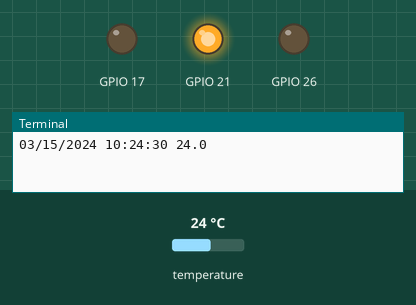
A program run on a simulated Raspberry Pi (BCM pin numbers). Parts: output pins drawn as LEDs (lit = HIGH), the last lines printed to the terminal. The inputs (shaded band) are chosen by the test bench; at power-on: temperature 24 °C. The clock reads 2024-03-15 10:24:30 at power-on unless the program sets it; files the program writes start out absent. At 17.5 s the program stops and its outputs stay as they are.

Above: at 1.2 s.
1.3 s: temperature set to 28.6 °C
3.7 s: temperature set to 29.7 °C
At 5.3 s:
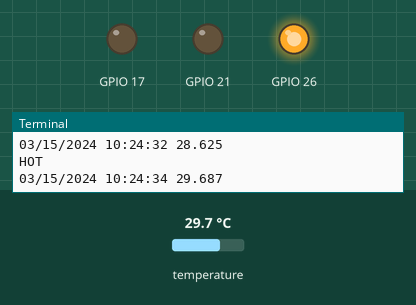
6.1 s: temperature set to 1 °C
At 8.0 s:
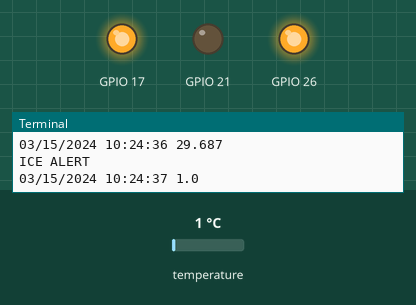
9.2 s: temperature set to 1.8 °C
11.6 s: temperature set to 2.1 °C
At 18.6 s:
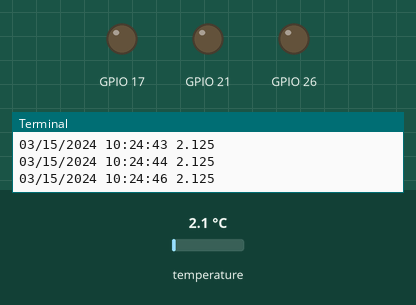
Timing chart, 0 to 19.0 s (numbered marks = the images above; inputs shaded):
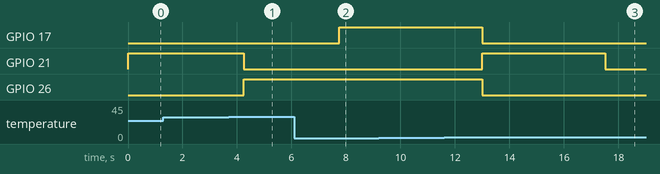

The program:

TemperatureAlarm.py
```python
import time
import w1thermsensor
import RPi.GPIO as GPIO
from datetime import datetime

class GPIOValues:
    def __init__(self):
        GPIO.setmode(GPIO.BCM)
        GPIO.setwarnings(False)
        GPIO.setup(21, GPIO.OUT)
        GPIO.setup(26,GPIO.OUT)
        GPIO.setup(17,GPIO.OUT)

    def defaultPinsValues(self):
        GPIO.output(21, GPIO.HIGH)
        GPIO.output(26,GPIO.LOW)
        GPIO.output(17,GPIO.LOW)

    def beepShine(self,pin1, pin2):
        GPIO.output(pin1, GPIO.LOW)
        GPIO.output(pin2, GPIO.HIGH)

    def cleanupGPIO(self):
        GPIO.cleanup()


class DefaultValues:
    def __init__(self,tmax=29.0,tmin=2.0):
        self.tmax = tmax
        self.tmin = tmin
        self.sensor = w1thermsensor.W1ThermSensor()

class DateWithTime:
    def __init__(self):
        self.now = datetime.now()
        self.dateTime = self.now.strftime("%m/%d/%Y %H:%M:%S")
    def getTime(self):
        return self.dateTime

gpins = GPIOValues()
gpins.defaultPinsValues()

with open('logs.txt', 'w') as logs:
 for i in range (0,10):#60):
    dv=DefaultValues()
    temp=dv.sensor.get_temperature()
    if temp > dv.tmax:
        gpins.beepShine(21,26)
        print("HOT")
        logs.write('HOT!')
    elif temp < dv.tmin:
        gpins.beepShine(21,17)
        print("ICE ALERT")
        logs.write('ICE ALERT')
    else:
        gpins.defaultPinsValues()

    temper=str(temp)
    mess = DateWithTime().getTime()

    logs.write(mess+" "+temper+'\n')
    print(mess,temper, end="\n")
    time.sleep(1)

gpins.defaultPinsValues()
gpins.cleanupGPIO()
```

Measured:
- the behaviour switches between 29 and 29.1 °C on temperature (found by bisection; images 0 and 1)
- the behaviour switches between 1.9 and 2 °C on temperature (found by bisection; images 2 and 3)
- after the input at 3.7 s, GPIO 21: HIGH → LOW after 0.55 s; GPIO 26: LOW → HIGH after 0.55 s
- after the input at 6.1 s, GPIO 17: LOW → HIGH after 1.7 s
- after the input at 11.6 s, GPIO 17, GPIO 26: HIGH → LOW after 1.4 s instead of 5.9 s; GPIO 21: LOW → HIGH after 1.4 s, → LOW 4.5 s later
